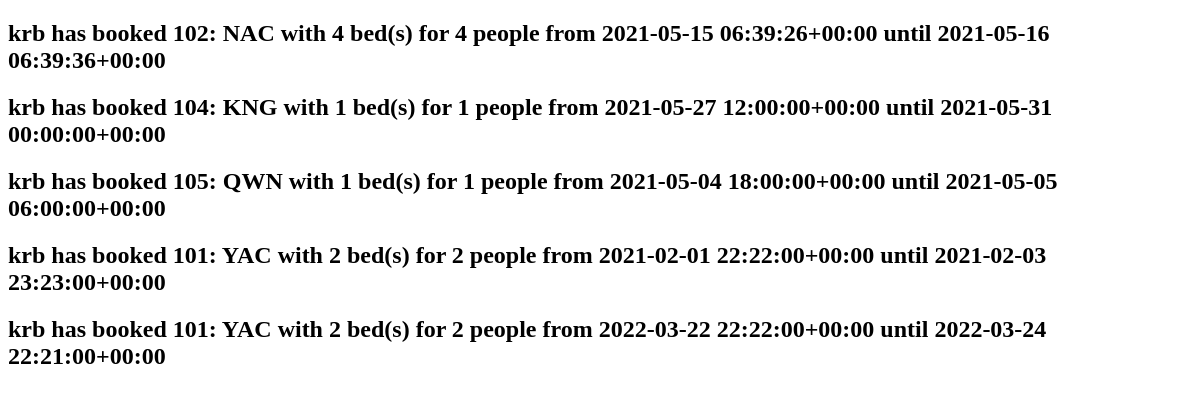
The app's page /booking_list/, older data.
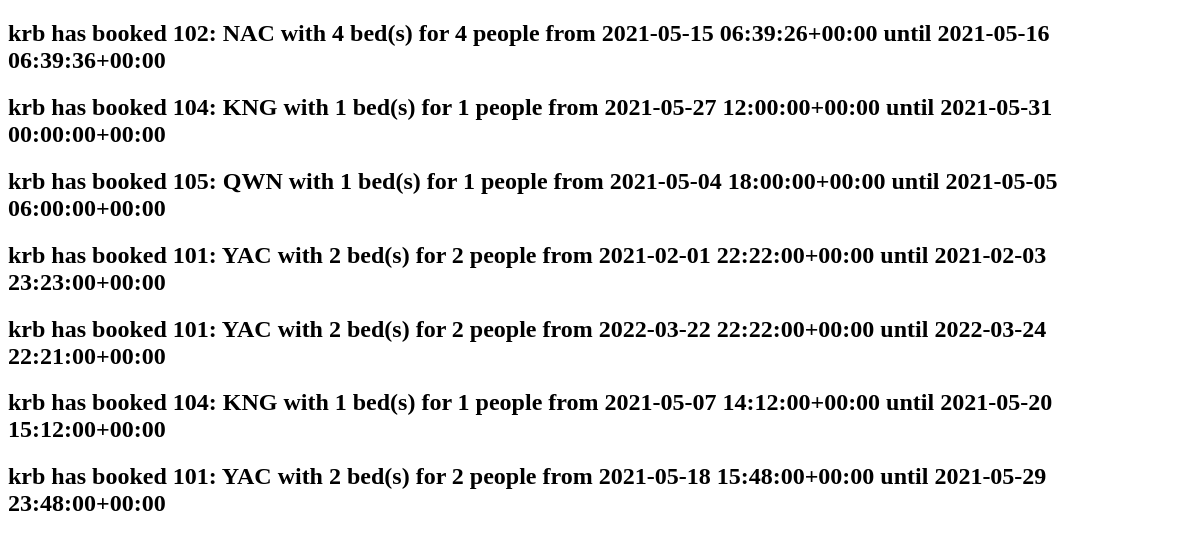
The same page, newer data.
### booking/models.py (models this page shows)
class Booking(models.Model):
    user = models.ForeignKey(settings.AUTH_USER_MODEL, on_delete=models.CASCADE)
    room = models.ForeignKey(Room, on_delete=models.CASCADE)
    check_in = models.DateTimeField()
    check_out = models.DateTimeField()
    def __str__(self):
        return f'{self.user} has booked {self.room} from {self.check_in} until {self.check_out}'

class Room(models.Model):
    ROOM_CATEGORIES = (
        ('YAC', 'AC'),
        ('NAC', 'NON-AC'),
        ('DEL', 'DELUXE'),
        ('KNG', 'KING'),
        ('QWN', 'QUEEN')
    )
    number = models.IntegerField()
    category = models.CharField(max_length=3, choices=ROOM_CATEGORIES)
    beds = models.IntegerField()
    capacity = models.IntegerField()
    def __str__(self):
        return f'{self.number}: {self.category} with {self.beds} bed(s) for {self.capacity} people'

### booking/views.py (the view)
# urls.py: path('booking_list/', BookingList.as_view(), name='BookingList'),
class BookingList(ListView):
    model=Booking

### booking/templates/booking/booking_list.html (shortened to what this page needs)
<!DOCTYPE html>
<html lang="en">
<head>
</head>
<body>
    {%for booking in booking_list%}
    <h2>{{booking}}</h2>
    {% endfor %}
</body>
</html>

Row changes from the older to the newer data that the page shows:
added Booking: user+room+check_in "krb has booked 104: KNG with 1 bed(s) for 1 people from 2021-05-07 14:12:00+00:00 until 2021-05-20 15:12:00+00:00"
added Booking: user+room+check_in "krb has booked 101: YAC with 2 bed(s) for 2 people from 2021-05-18 15:48:00+00:00 until 2021-05-29 23:48:00+00:00"
